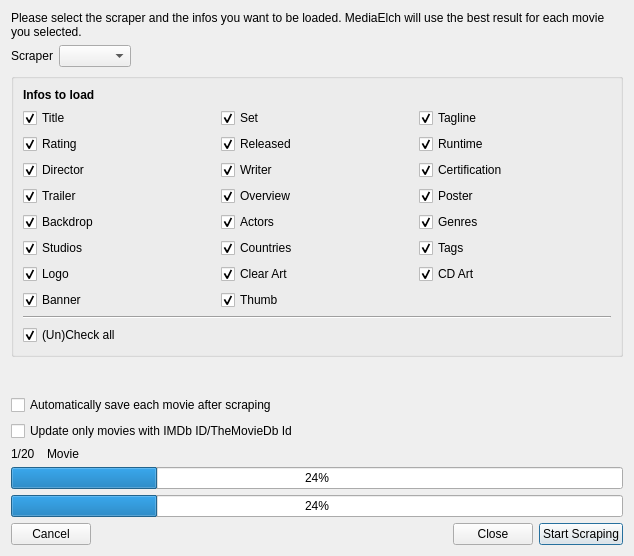
<?xml version="1.0" encoding="UTF-8"?>
<ui version="4.0">
 <class>MovieMultiScrapeDialog</class>
 <widget class="QDialog" name="MovieMultiScrapeDialog">
  <property name="windowModality">
   <enum>Qt::WindowModal</enum>
  </property>
  <property name="geometry">
   <rect>
    <x>0</x>
    <y>0</y>
    <width>634</width>
    <height>556</height>
   </rect>
  </property>
  <property name="minimumSize">
   <size>
    <width>600</width>
    <height>0</height>
   </size>
  </property>
  <property name="windowTitle">
   <string>Movie Multi Scrape</string>
  </property>
  <property name="windowIcon">
   <iconset resource="../../../data/MediaElch.qrc">
    <normaloff>:/img/MediaElch.png</normaloff>:/img/MediaElch.png</iconset>
  </property>
  <property name="modal">
   <bool>true</bool>
  </property>
  <layout class="QVBoxLayout" name="verticalLayout_2">
   <item>
    <widget class="QLabel" name="label">
     <property name="text">
      <string>Please select the scraper and the infos you want to be loaded. MediaElch will use the best result for each movie you selected.</string>
     </property>
     <property name="wordWrap">
      <bool>true</bool>
     </property>
    </widget>
   </item>
   <item>
    <layout class="QHBoxLayout" name="horizontalLayout_3">
     <item>
      <widget class="QLabel" name="label_3">
       <property name="text">
        <string>Scraper</string>
       </property>
      </widget>
     </item>
     <item>
      <widget class="QComboBox" name="comboScraper"/>
     </item>
     <item>
      <spacer name="horizontalSpacer_2">
       <property name="orientation">
        <enum>Qt::Horizontal</enum>
       </property>
       <property name="sizeHint" stdset="0">
        <size>
         <width>40</width>
         <height>20</height>
        </size>
       </property>
      </spacer>
     </item>
    </layout>
   </item>
   <item>
    <widget class="QGroupBox" name="groupBox">
     <property name="title">
      <string/>
     </property>
     <layout class="QVBoxLayout" name="verticalLayout_3">
      <item>
       <widget class="QLabel" name="label_2">
        <property name="font">
         <font>
          <weight>75</weight>
          <bold>true</bold>
         </font>
        </property>
        <property name="text">
         <string>Infos to load</string>
        </property>
       </widget>
      </item>
      <item>
       <layout class="QGridLayout" name="gridLayout_2">
        <item row="0" column="1">
         <widget class="MyCheckBox" name="chkSet">
          <property name="text">
           <string>Set</string>
          </property>
          <property name="checked">
           <bool>true</bool>
          </property>
         </widget>
        </item>
        <item row="0" column="0">
         <widget class="MyCheckBox" name="chkTitle">
          <property name="text">
           <string>Title</string>
          </property>
          <property name="checked">
           <bool>true</bool>
          </property>
         </widget>
        </item>
        <item row="1" column="0">
         <widget class="MyCheckBox" name="chkRating">
          <property name="text">
           <string>Rating</string>
          </property>
          <property name="checked">
           <bool>true</bool>
          </property>
         </widget>
        </item>
        <item row="3" column="1">
         <widget class="MyCheckBox" name="chkOverview">
          <property name="text">
           <string>Overview</string>
          </property>
          <property name="checked">
           <bool>true</bool>
          </property>
         </widget>
        </item>
        <item row="3" column="2">
         <widget class="MyCheckBox" name="chkPoster">
          <property name="text">
           <string>Poster</string>
          </property>
          <property name="checked">
           <bool>true</bool>
          </property>
         </widget>
        </item>
        <item row="5" column="1">
         <widget class="MyCheckBox" name="chkCountries">
          <property name="text">
           <string>Countries</string>
          </property>
          <property name="checked">
           <bool>true</bool>
          </property>
         </widget>
        </item>
        <item row="1" column="2">
         <widget class="MyCheckBox" name="chkRuntime">
          <property name="text">
           <string>Runtime</string>
          </property>
          <property name="checked">
           <bool>true</bool>
          </property>
         </widget>
        </item>
        <item row="4" column="1">
         <widget class="MyCheckBox" name="chkActors">
          <property name="text">
           <string>Actors</string>
          </property>
          <property name="checked">
           <bool>true</bool>
          </property>
         </widget>
        </item>
        <item row="2" column="2">
         <widget class="MyCheckBox" name="chkCertification">
          <property name="text">
           <string>Certification</string>
          </property>
          <property name="checked">
           <bool>true</bool>
          </property>
         </widget>
        </item>
        <item row="3" column="0">
         <widget class="MyCheckBox" name="chkTrailer">
          <property name="text">
           <string>Trailer</string>
          </property>
          <property name="checked">
           <bool>true</bool>
          </property>
         </widget>
        </item>
        <item row="0" column="2">
         <widget class="MyCheckBox" name="chkTagline">
          <property name="text">
           <string>Tagline</string>
          </property>
          <property name="checked">
           <bool>true</bool>
          </property>
         </widget>
        </item>
        <item row="1" column="1">
         <widget class="MyCheckBox" name="chkReleased">
          <property name="text">
           <string>Released</string>
          </property>
          <property name="checked">
           <bool>true</bool>
          </property>
         </widget>
        </item>
        <item row="2" column="1">
         <widget class="MyCheckBox" name="chkWriter">
          <property name="text">
           <string>Writer</string>
          </property>
          <property name="checked">
           <bool>true</bool>
          </property>
         </widget>
        </item>
        <item row="2" column="0">
         <widget class="MyCheckBox" name="chkDirector">
          <property name="text">
           <string>Director</string>
          </property>
          <property name="checked">
           <bool>true</bool>
          </property>
         </widget>
        </item>
        <item row="5" column="0">
         <widget class="MyCheckBox" name="chkStudios">
          <property name="text">
           <string>Studios</string>
          </property>
          <property name="checked">
           <bool>true</bool>
          </property>
         </widget>
        </item>
        <item row="4" column="2">
         <widget class="MyCheckBox" name="chkGenres">
          <property name="text">
           <string>Genres</string>
          </property>
          <property name="checked">
           <bool>true</bool>
          </property>
         </widget>
        </item>
        <item row="4" column="0">
         <widget class="MyCheckBox" name="chkBackdrop">
          <property name="text">
           <string>Backdrop</string>
          </property>
          <property name="checked">
           <bool>true</bool>
          </property>
         </widget>
        </item>
        <item row="7" column="1">
         <widget class="MyCheckBox" name="chkThumb">
          <property name="text">
           <string>Thumb</string>
          </property>
          <property name="checked">
           <bool>true</bool>
          </property>
         </widget>
        </item>
        <item row="7" column="0">
         <widget class="MyCheckBox" name="chkBanner">
          <property name="text">
           <string>Banner</string>
          </property>
          <property name="checked">
           <bool>true</bool>
          </property>
         </widget>
        </item>
        <item row="6" column="2">
         <widget class="MyCheckBox" name="chkCdArt">
          <property name="text">
           <string>CD Art</string>
          </property>
          <property name="checked">
           <bool>true</bool>
          </property>
         </widget>
        </item>
        <item row="6" column="1">
         <widget class="MyCheckBox" name="chkClearArt">
          <property name="text">
           <string>Clear Art</string>
          </property>
          <property name="checked">
           <bool>true</bool>
          </property>
         </widget>
        </item>
        <item row="6" column="0">
         <widget class="MyCheckBox" name="chkLogo">
          <property name="text">
           <string>Logo</string>
          </property>
          <property name="checked">
           <bool>true</bool>
          </property>
         </widget>
        </item>
        <item row="5" column="2">
         <widget class="MyCheckBox" name="chkTags">
          <property name="text">
           <string>Tags</string>
          </property>
          <property name="checked">
           <bool>true</bool>
          </property>
         </widget>
        </item>
       </layout>
      </item>
      <item>
       <widget class="Line" name="line">
        <property name="orientation">
         <enum>Qt::Horizontal</enum>
        </property>
       </widget>
      </item>
      <item>
       <widget class="QCheckBox" name="chkUnCheckAll">
        <property name="text">
         <string>(Un)Check all</string>
        </property>
        <property name="checked">
         <bool>true</bool>
        </property>
       </widget>
      </item>
     </layout>
    </widget>
   </item>
   <item>
    <spacer name="verticalSpacer">
     <property name="orientation">
      <enum>Qt::Vertical</enum>
     </property>
     <property name="sizeHint" stdset="0">
      <size>
       <width>20</width>
       <height>40</height>
      </size>
     </property>
    </spacer>
   </item>
   <item>
    <widget class="QCheckBox" name="chkAutoSave">
     <property name="text">
      <string>Automatically save each movie after scraping</string>
     </property>
    </widget>
   </item>
   <item>
    <widget class="QCheckBox" name="chkOnlyImdb">
     <property name="text">
      <string>Update only movies with IMDb ID/TheMovieDb Id</string>
     </property>
    </widget>
   </item>
   <item>
    <layout class="QHBoxLayout" name="horizontalLayout_2" stretch="0,1">
     <item>
      <widget class="QLabel" name="movieCounter">
       <property name="minimumSize">
        <size>
         <width>30</width>
         <height>0</height>
        </size>
       </property>
       <property name="text">
        <string>1/20</string>
       </property>
      </widget>
     </item>
     <item>
      <widget class="QLabel" name="movie">
       <property name="text">
        <string>Movie</string>
       </property>
      </widget>
     </item>
    </layout>
   </item>
   <item>
    <widget class="QProgressBar" name="progressMovie">
     <property name="value">
      <number>24</number>
     </property>
    </widget>
   </item>
   <item>
    <widget class="QProgressBar" name="progressAll">
     <property name="value">
      <number>24</number>
     </property>
    </widget>
   </item>
   <item>
    <layout class="QHBoxLayout" name="horizontalLayout">
     <item>
      <widget class="QPushButton" name="btnCancel">
       <property name="text">
        <string>Cancel</string>
       </property>
       <property name="autoDefault">
        <bool>false</bool>
       </property>
      </widget>
     </item>
     <item>
      <spacer name="horizontalSpacer">
       <property name="orientation">
        <enum>Qt::Horizontal</enum>
       </property>
       <property name="sizeHint" stdset="0">
        <size>
         <width>40</width>
         <height>20</height>
        </size>
       </property>
      </spacer>
     </item>
     <item>
      <widget class="QPushButton" name="btnClose">
       <property name="text">
        <string>Close</string>
       </property>
       <property name="autoDefault">
        <bool>true</bool>
       </property>
       <property name="default">
        <bool>true</bool>
       </property>
      </widget>
     </item>
     <item>
      <widget class="QPushButton" name="btnStartScraping">
       <property name="text">
        <string>Start Scraping</string>
       </property>
       <property name="default">
        <bool>true</bool>
       </property>
      </widget>
     </item>
    </layout>
   </item>
  </layout>
 </widget>
 <customwidgets>
  <customwidget>
   <class>MyCheckBox</class>
   <extends>QCheckBox</extends>
   <header location="global">ui/small_widgets/MyCheckBox.h</header>
  </customwidget>
 </customwidgets>
 <resources>
  <include location="../../../data/MediaElch.qrc"/>
 </resources>
 <connections>
  <connection>
   <sender>btnCancel</sender>
   <signal>clicked()</signal>
   <receiver>MovieMultiScrapeDialog</receiver>
   <slot>reject()</slot>
   <hints>
    <hint type="sourcelabel">
     <x>290</x>
     <y>289</y>
    </hint>
    <hint type="destinationlabel">
     <x>333</x>
     <y>209</y>
    </hint>
   </hints>
  </connection>
  <connection>
   <sender>btnClose</sender>
   <signal>clicked()</signal>
   <receiver>MovieMultiScrapeDialog</receiver>
   <slot>accept()</slot>
   <hints>
    <hint type="sourcelabel">
     <x>403</x>
     <y>289</y>
    </hint>
    <hint type="destinationlabel">
     <x>333</x>
     <y>209</y>
    </hint>
   </hints>
  </connection>
 </connections>
</ui>
